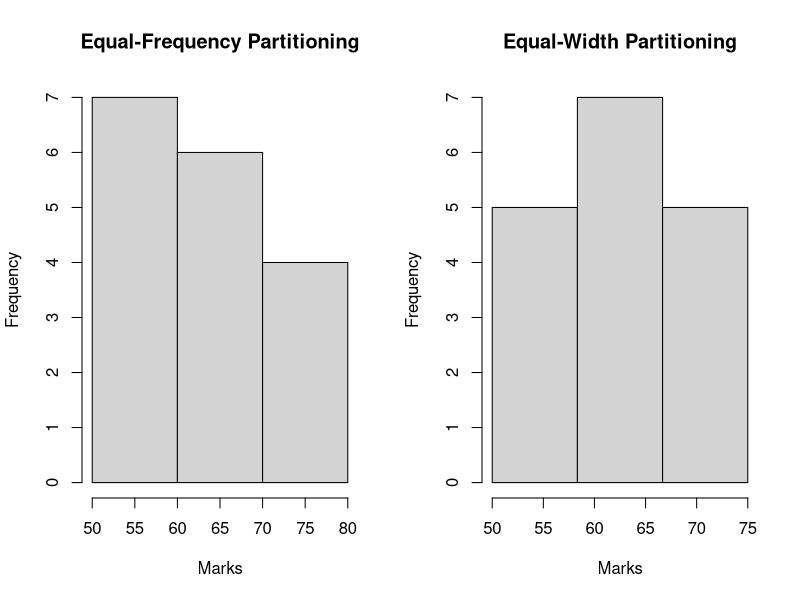

Here is the R script that generated this plot:
marks <- c(55, 60, 71, 63, 55, 65, 50, 55, 58, 59, 61, 63, 65, 67, 71, 72, 75)

n <- length(marks)
bin_size <- n / 3
bins_equal_frequency <- split(sort(marks), rep(1:3, each = ceiling(bin_size), length.out = n))

min_value <- min(marks)
max_value <- max(marks)
width <- (max_value - min_value) / 3
breaks <- seq(min_value, max_value, length.out = 4)
bins_equal_width <- cut(marks, breaks = breaks, include.lowest = TRUE)

cat("Equal-Frequency Bins:\n")
print(bins_equal_frequency)

cat("\nEqual-Width Bins:\n")
print(bins_equal_width)

par(mfrow = c(1, 2))
hist(marks, breaks = 3, main = "Equal-Frequency Partitioning", xlab = "Marks")
hist(marks, breaks = breaks, main = "Equal-Width Partitioning", xlab = "Marks")
par(mfrow = c(1, 1))
